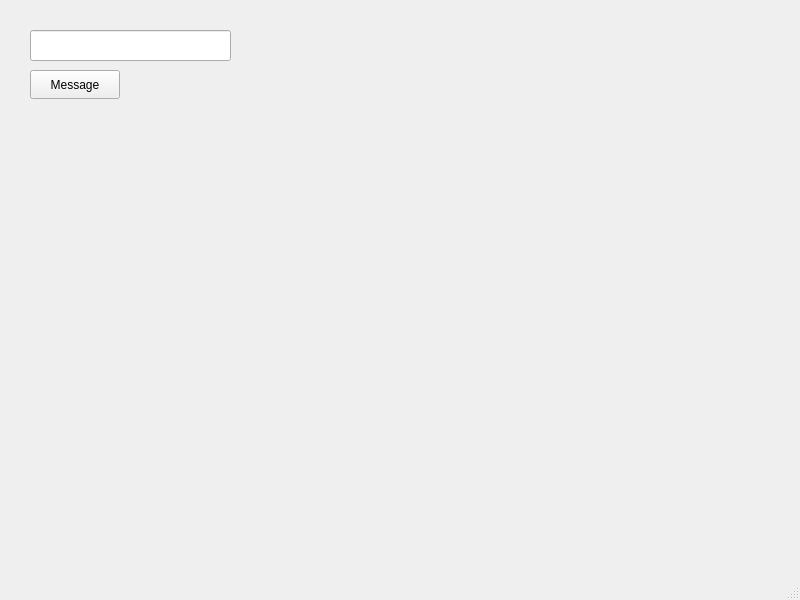
<?xml version="1.0" encoding="UTF-8"?>
<ui version="4.0">
 <class>MainWindow</class>
 <widget class="QMainWindow" name="MainWindow">
  <property name="geometry">
   <rect>
    <x>0</x>
    <y>0</y>
    <width>800</width>
    <height>600</height>
   </rect>
  </property>
  <property name="windowTitle">
   <string>MainWindow</string>
  </property>
  <widget class="QWidget" name="centralwidget">
   <widget class="QPushButton" name="pushButton">
    <property name="geometry">
     <rect>
      <x>30</x>
      <y>70</y>
      <width>90</width>
      <height>29</height>
     </rect>
    </property>
    <property name="text">
     <string>Message</string>
    </property>
   </widget>
   <widget class="QLineEdit" name="lineEdit">
    <property name="geometry">
     <rect>
      <x>30</x>
      <y>30</y>
      <width>201</width>
      <height>31</height>
     </rect>
    </property>
   </widget>
  </widget>
  <widget class="QMenuBar" name="menubar">
   <property name="geometry">
    <rect>
     <x>0</x>
     <y>0</y>
     <width>800</width>
     <height>25</height>
    </rect>
   </property>
  </widget>
  <widget class="QStatusBar" name="statusbar"/>
 </widget>
 <resources/>
 <connections/>
</ui>
